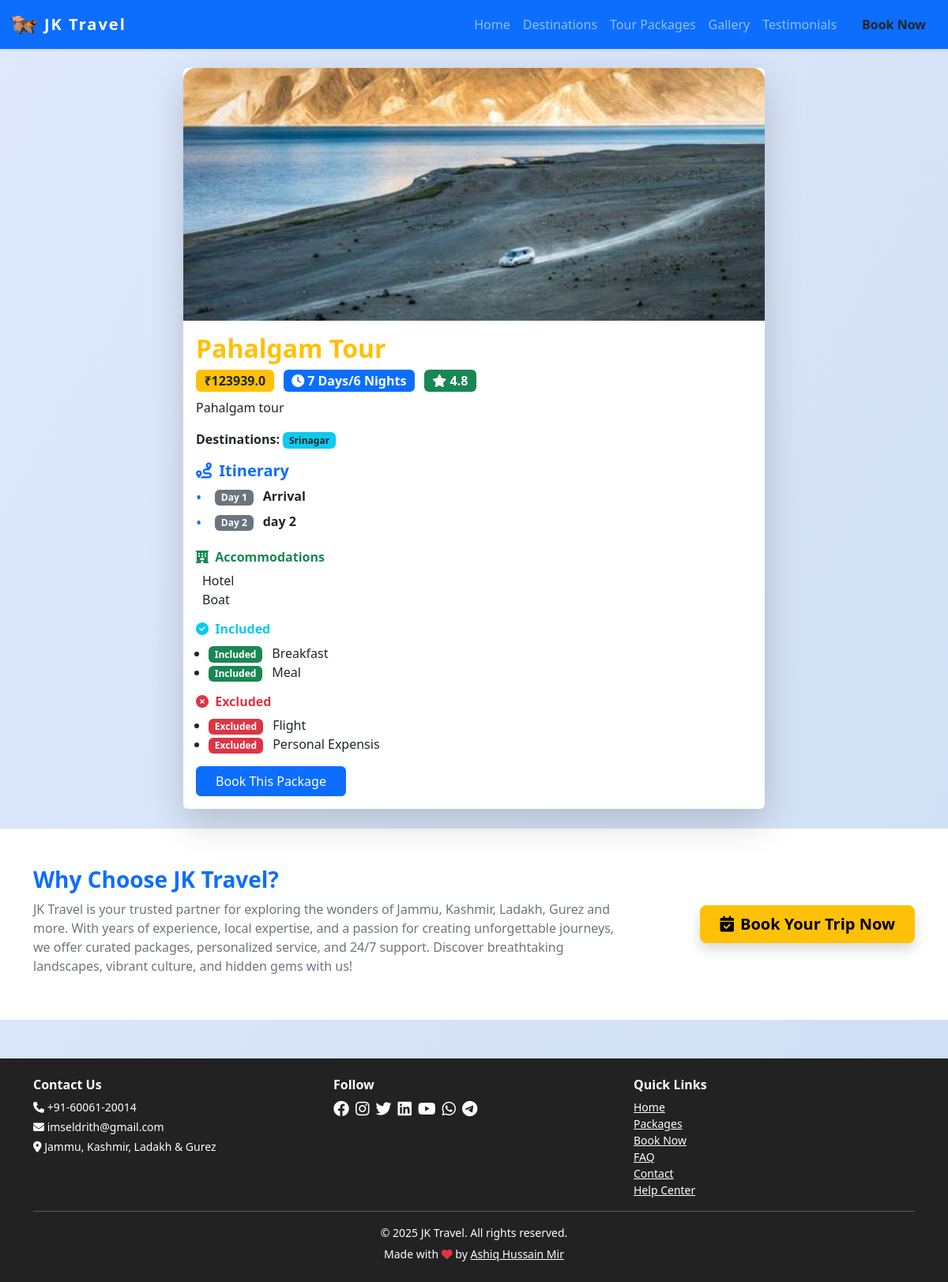
/packages/2, run on the app's committed database.
### models.py (models this page shows, shortened)
class SiteSettings(db.Model):
    id = db.Column(db.Integer, primary_key=True)
    site_name = db.Column(db.String(120), default='JKLG Travel')
    site_title = db.Column(db.String(200), default='JKLG Travel - Explore Jammu, Kashmir, Ladakh & Gurez')
    logo = db.Column(db.String(200))
    phone = db.Column(db.String(30), default='+91-12345-67890')
    email = db.Column(db.String(120), default='info@jklgtravel.com')
    address = db.Column(db.String(200), default='Jammu, Kashmir, Ladakh & Gurez')
    facebook = db.Column(db.String(120))  # Username only
    instagram = db.Column(db.String(120))  # Username only
    twitter = db.Column(db.String(120))  # Username only
    linkedin = db.Column(db.String(120))  # Username only
    youtube = db.Column(db.String(120))  # Channel/user ID only
    whatsapp = db.Column(db.String(30))  # Number only
    telegram = db.Column(db.String(120))  # Username only
    meta_description = db.Column(db.String(300))
    about = db.Column(db.Text)
    google_analytics_id = db.Column(db.String(32))
    show_facebook = db.Column(db.Boolean, default=True)
    show_instagram = db.Column(db.Boolean, default=True)
    show_twitter = db.Column(db.Boolean, default=True)
    show_linkedin = db.Column(db.Boolean, default=True)
    show_youtube = db.Column(db.Boolean, default=True)
    show_whatsapp = db.Column(db.Boolean, default=True)
    show_telegram = db.Column(db.Boolean, default=True)
    hero_title = db.Column(db.String(200), default='Discover Jammu, Kashmir, Ladakh & Gurez')
    hero_subtitle = db.Column(db.String(300), default='Unforgettable journeys, breathtaking landscapes, and curated experiences await you.')
    hero_bg_image = db.Column(db.String(200), default='hero_default.jpg')  # New field for background image
    hero_slides = db.Column(db.Text)  # JSON: [{"title":..., "subtitle":..., "image":..., "animation_title":..., "animation_subtitle":...}, ...]
    hero_slide_interval = db.Column(db.Integer, default=5)  # Interval in seconds for hero carousel

class TourPackage(db.Model):
    id = db.Column(db.Integer, primary_key=True)
    title = db.Column(db.String(120), nullable=False)
    description = db.Column(db.Text, nullable=False)
    price = db.Column(db.Float, nullable=False)
    duration = db.Column(db.String(50), nullable=False)
    image = db.Column(db.String(200))  # Add image field for upload
    places = db.relationship('Place', secondary='package_places', backref='packages')
    itinerary = db.Column(db.Text)
    accommodations = db.Column(db.Text)
    included = db.Column(db.Text)
    excluded = db.Column(db.Text)
    custom_destinations = db.Column(db.String(500))  # New field for manual destinations
    published = db.Column(db.Boolean, default=False)  # New field for published status

class Place(db.Model):
    id = db.Column(db.Integer, primary_key=True)
    name = db.Column(db.String(120), nullable=False)
    description = db.Column(db.Text, nullable=False)
    region = db.Column(db.String(50), nullable=False)  # Jammu, Kashmir, Ladakh, Gurez
    image = db.Column(db.String(200))
    featured_home = db.Column(db.Boolean, default=False)  # Show on homepage
    featured_order = db.Column(db.Integer, default=0)     # Order on homepage

class ItineraryDay(db.Model):
    id = db.Column(db.Integer, primary_key=True)
    package_id = db.Column(db.Integer, db.ForeignKey('tour_package.id'), nullable=False)
    day_number = db.Column(db.Integer, nullable=False)
    title = db.Column(db.String(120), nullable=False)
    description = db.Column(db.Text, nullable=True)
    package = db.relationship('TourPackage', backref=db.backref('itinerary_days', cascade='all, delete-orphan', order_by='ItineraryDay.day_number'))

### views.py (the view)
@main.route('/packages/<int:package_id>')
def package_detail(package_id):
    package = TourPackage.query.get_or_404(package_id)
    itinerary_days = ItineraryDay.query.filter_by(package_id=package.id).order_by(ItineraryDay.day_number).all()
    return render_template('package_detail.html', package=package, itinerary_days=itinerary_days)

### app.py (called while the page is built)
@app.context_processor
def inject_now():
    return {'now': datetime.now()}

### views.py (called while the page is built)
@main.context_processor
def inject_site_settings():
    settings = SiteSettings.query.first()
    return dict(site_settings=settings)

### templates/package_detail.html (shortened to what this page needs)
{% extends 'base.html' %}
{% block content %}
<div class="row justify-content-center">
  <div class="col-md-8">
    <div class="card shadow-lg border-0 mb-4">
      <img src="{{ url_for('static', filename='packages/' + package.image) if package.image else 'https://via.placeholder.com/600x400?text=Package' }}" class="card-img-top" alt="{{ package.title }}" style="height:320px; object-fit:cover; border-radius:1rem 1rem 0 0;">
      <div class="card-body">
        <h2 class="card-title text-warning fw-bold mb-2">{{ package.title }}</h2>
        <div class="mb-2">
          <span class="badge bg-warning text-dark fs-6 me-2">₹{{ package.price }}</span>
          <span class="badge bg-primary fs-6 me-2"><i class="fa fa-clock me-1"></i>{{ package.duration }}</span>
          <span class="badge bg-success fs-6"><i class="fa fa-star"></i> {{ package.rating if package.rating else '4.8' }}</span>
        </div>
        <p class="card-text mb-3">{{ package.description }}</p>
        <div class="mb-3">
          <b>Destinations:</b>
          {% for place in package.places %}
            <span class="badge bg-info text-dark">{{ place.name }}</span>
          {% endfor %}
        </div>
        {% if itinerary_days|length > 0 %}
        <div class="mb-4">
          <h5 class="fw-bold text-primary"><i class="fa fa-route me-1"></i> Itinerary</h5>
          <ul class="timeline list-unstyled">
            {% for day in itinerary_days %}
              <li class="mb-2">
                <span class="badge bg-secondary me-2">Day {{ day.day_number }}</span>
                <b>{{ day.title }}</b><br>
              </li>
            {% endfor %}
          </ul>
        </div>
        {% endif %}
        {% if package.accommodations %}
        <div class="mb-3">
          <h6 class="fw-bold text-success"><i class="fa fa-hotel me-1"></i> Accommodations</h6>
          <div class="ps-2">{{ package.accommodations|replace('\n', '<br>')|safe }}</div>
        </div>
        {% endif %}
        {% if package.included %}
        <div class="mb-3">
          <h6 class="fw-bold text-info"><i class="fa fa-check-circle me-1"></i> Included</h6>
          <ul class="ps-3">
            {% for item in package.included.split('\n') if item.strip() %}
              <li><span class="badge bg-success me-2">Included</span> {{ item }}</li>
            {% endfor %}
          </ul>
        </div>
        {% endif %}
        {% if package.excluded %}
        <div class="mb-3">
          <h6 class="fw-bold text-danger"><i class="fa fa-times-circle me-1"></i> Excluded</h6>
          <ul class="ps-3">
            {% for item in package.excluded.split('\n') if item.strip() %}
              <li><span class="badge bg-danger me-2">Excluded</span> {{ item }}</li>
            {% endfor %}
          </ul>
        </div>
        {% endif %}
        <a href="/book?package={{ package.title|urlencode }}" class="btn btn-primary px-4">Book This Package</a>
      </div>
    </div>
  </div>
</div>
{% endblock %}

### templates/base.html (shortened to what this page needs)
<!DOCTYPE html>
<html lang="en">
<head>
    <link rel="stylesheet" href="https://cdn.jsdelivr.net/npm/bootstrap@5.3.0/dist/css/bootstrap.min.css">
    <link rel="stylesheet" href="https://cdnjs.cloudflare.com/ajax/libs/font-awesome/6.4.0/css/all.min.css">
</head>
<body>
    <nav class="navbar navbar-expand-lg navbar-dark bg-primary shadow-sm">
        <div class="container-fluid">
            <a class="navbar-brand d-flex align-items-center gap-2" href="/">
                {% if site_settings and site_settings.logo %}
                    <img src="{{ url_for('static', filename='uploads/' ~ site_settings.logo) }}" alt="Logo" style="height:36px; width:auto; border-radius:6px;">
                {% else %}
                    <i class="fa fa-mountain-sun fa-lg"></i>
                {% endif %}
                {{ site_settings.site_name if site_settings and site_settings.site_name else 'JKLG Travel' }}
            </a>
            <div class="collapse navbar-collapse" id="navbarNav">
                <ul class="navbar-nav ms-auto">
                    <li class="nav-item"><a class="nav-link" href="/">Home</a></li>
                    <li class="nav-item"><a class="nav-link" href="/places">Destinations</a></li>
                    <li class="nav-item"><a class="nav-link" href="/packages">Tour Packages</a></li>
                    <li class="nav-item"><a class="nav-link" href="/gallery">Gallery</a></li>
                    <li class="nav-item"><a class="nav-link" href="/testimonials">Testimonials</a></li>
                    <li class="nav-item"><a class="nav-link btn btn-warning text-dark ms-2 px-3 fw-bold" href="/book">Book Now</a></li>
                </ul>
            </div>
        </div>
    </nav>
    <div class="container mt-4">
        {% block content %}{% endblock %}
    </div>
    <section class="about-website-section py-4 py-md-5 bg-white border-top border-bottom">
        <div class="container">
            <div class="row align-items-center justify-content-center text-center text-md-start">
                <div class="col-12 col-md-8 mb-3 mb-md-0">
                    <h3 class="fw-bold text-primary mb-2">Why Choose {{ site_settings.site_name }}?</h3>
                    <p class="mb-2 text-secondary">{{ site_settings.site_name }} is your trusted partner for exploring the wonders of Jammu, Kashmir, Ladakh, Gurez and more. With years of experience, local expertise, and a passion for creating unforgettable journeys, we offer curated packages, personalized service, and 24/7 support. Discover breathtaking landscapes, vibrant culture, and hidden gems with us!</p>
                </div>
                <div class="col-12 col-md-4 d-flex justify-content-center justify-content-md-end">
                    <a href="/book" class="btn btn-lg btn-warning fw-bold shadow px-4 py-2"><i class="fa fa-calendar-check me-2"></i>Book Your Trip Now</a>
                </div>
            </div>
        </div>
    </section>
    <footer class="footer text-center mt-5">
        <div class="container">
            <div class="row mb-2 gy-3 text-center text-md-start justify-content-center">
                <div class="col-12 col-sm-6 col-lg-4 mb-2 mb-lg-0">
                    <h6 class="fw-bold">Contact Us</h6>
                    <p class="mb-1 small"><i class="fa fa-phone"></i> {{ site_settings.phone if site_settings and site_settings.phone else '+91-12345-67890' }}</p>
                    <p class="mb-1 small"><i class="fa fa-envelope"></i> {{ site_settings.email if site_settings and site_settings.email else 'info@jklgtravel.com' }}</p>
                    <p class="mb-1 small"><i class="fa fa-map-marker-alt"></i> {{ site_settings.address if site_settings and site_settings.address else 'Jammu, Kashmir, Ladakh & Gurez' }}</p>
                </div>
                <div class="col-12 col-sm-6 col-lg-4 mb-2 mb-lg-0">
                    <h6 class="fw-bold">Follow</h6>
                    <div class="d-flex flex-wrap justify-content-center justify-content-lg-start gap-2 mb-3">
                        {% if site_settings and site_settings.facebook and site_settings.show_facebook %}
                            <a href="https://facebook.com/{{ site_settings.facebook }}" class="text-white"><i class="fab fa-facebook fa-lg"></i></a>
                        {% endif %}
                        {% if site_settings and site_settings.instagram and site_settings.show_instagram %}
                            <a href="https://instagram.com/{{ site_settings.instagram }}" class="text-white"><i class="fab fa-instagram fa-lg"></i></a>
                        {% endif %}
                        {% if site_settings and site_settings.twitter and site_settings.show_twitter %}
                            <a href="https://x.com/{{ site_settings.twitter }}" class="text-white"><i class="fab fa-twitter fa-lg"></i></a>
                        {% endif %}
                        {% if site_settings and site_settings.linkedin and site_settings.show_linkedin %}
                            <a href="https://linkedin.com/in/{{ site_settings.linkedin }}" class="text-white"><i class="fab fa-linkedin fa-lg"></i></a>
                        {% endif %}
                        {% if site_settings and site_settings.youtube and site_settings.show_youtube %}
                            <a href="https://youtube.com/{{ site_settings.youtube }}" class="text-white"><i class="fab fa-youtube fa-lg"></i></a>
                        {% endif %}
                        {% if site_settings and site_settings.whatsapp and site_settings.show_whatsapp %}
                            <a href="https://wa.me/{{ site_settings.whatsapp }}" class="text-white"><i class="fab fa-whatsapp fa-lg"></i></a>
                        {% endif %}
                        {% if site_settings and site_settings.telegram and site_settings.show_telegram %}
                            <a href="https://t.me/{{ site_settings.telegram }}" class="text-white"><i class="fab fa-telegram fa-lg"></i></a>
                        {% endif %}
                    </div>
                </div>
                <div class="col-12 col-sm-6 col-lg-4 mb-2 mb-lg-0">
                    <h6 class="fw-bold mt-3 mt-sm-0">Quick Links</h6>
                    <div class="d-flex flex-wrap justify-content-center justify-content-lg-start gap-2 gap-lg-0 flex-column flex-lg-column align-items-center align-items-lg-start">
                        <a href="/" class="d-block text-white small">Home</a>
                        <a href="/packages" class="d-block text-white small">Packages</a>
                        <a href="/book" class="d-block text-white small">Book Now</a>
                        <a href="/faq" class="d-block text-white small">FAQ</a>
                        <a href="/contact" class="d-block text-white small">Contact</a>
                        <a href="/help" class="d-block text-white small">Help Center</a>
                    </div>
                </div>
            </div>
            <hr class="bg-light">
            <p class="mb-1 small">&copy; {{ now.year }} {{ site_settings.site_name if site_settings and site_settings.site_name else 'JKLG Travel Agency' }}. All rights reserved.</p>
            <small>Made with <i class="fa fa-heart text-danger"></i> by <a href="https://github.com/mir-ashiq">Ashiq Hussain Mir</a></small>
        </div>
    </footer>
</body>
</html>

### templates/base.html (style rules this page uses)
body { background: linear-gradient(120deg, #e0eafc, #cfdef3 100%); min-height: 100vh; }
.navbar-brand { font-weight: bold; letter-spacing: 2px; }
.card { box-shadow: 0 2px 12px rgba(0,0,0,0.07); border: none; }
.footer { background: #222; color: #fff; padding: 24px 0; margin-top: 48px; }
.footer a { color: #fff; text-decoration: underline; }

### templates/package_detail.html (style rules this page uses)
.timeline li { position: relative; padding-left: 1.5em; }
.timeline li:before { content: '\2022'; color: #0d6efd; position: absolute; left: 0; font-size: 1.2em; top: 0; }

### data on the page
SiteSettings: logo (picture), site_name "JK Travel", phone "+91-60061-20014", email "imseldrith@gmail.com", address "Jammu, Kashmir, Ladakh & Gurez"
TourPackage: image (picture), title "Pahalgam Tour", price "123939.0", duration "7 Days/6 Nights", description "Pahalgam tour", accommodations "Hotel Boat"
Place: name "Srinagar"
ItineraryDay: day_number "1", title "Arrival"
ItineraryDay: day_number "2", title "day 2"

### other printed values
{{ package.rating if package.rating else '4.8' }} "4.8"
{{ item }} "Breakfast" "Meal"
{{ item }} "Flight" "Personal Expensis"
